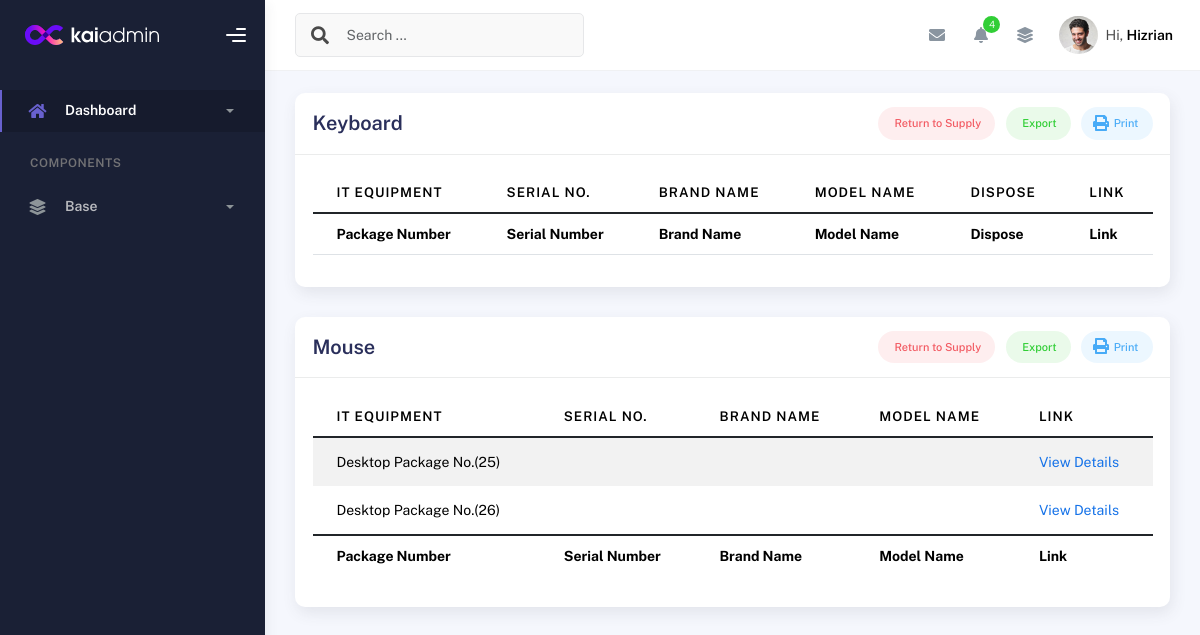
The app's page /keyboard_details/, older data.
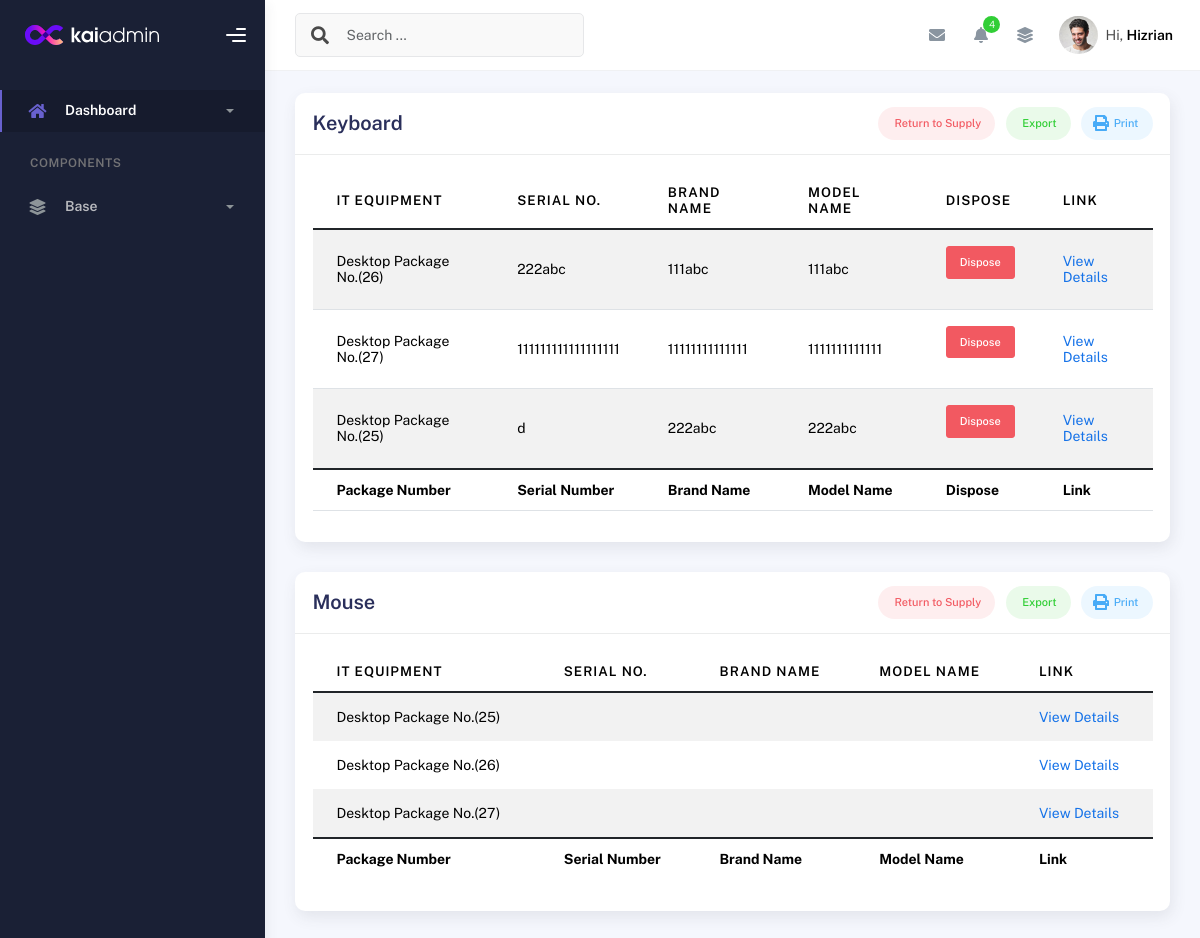
The same page, newer data.
### inventory/models.py (models this page shows, shortened)
class MouseDetails(models.Model):
    id = models.IntegerField(primary_key=True)  # Allow manual assignment
    desktop_package = models.ForeignKey(Desktop_Package, related_name='mice', on_delete=models.CASCADE)
    mouse_sn_db = models.CharField(max_length=255, null=True)
    mouse_brand_db = models.CharField(max_length=255, null=True)
    mouse_model_db = models.CharField(max_length=255, null=True)
    is_disposed = models.BooleanField(default=False)  # To indicate if the mouse is disposed

class Desktop_Package(models.Model):
    is_disposed = models.BooleanField(default=False)
    disposal_date = models.DateField(null=True, blank=True)
    created_at = models.DateTimeField(auto_now_add=True)
    updated_at = models.DateTimeField(auto_now=True)
    def __str__(self):
        return f"Desktop Package No.({self.pk})"

class KeyboardDetails(models.Model):
    id = models.IntegerField(primary_key=True)  # Allow manual assignment
    desktop_package = models.ForeignKey(Desktop_Package, related_name='keyboards', on_delete=models.CASCADE)
    keyboard_sn = models.CharField(max_length=255)
    brand = models.CharField(max_length=255)
    model = models.CharField(max_length=255)
    is_disposed = models.BooleanField(default=False)  # To indicate if the keyboard is disposed

### inventory/views.py (the view)
# urls.py: path('keyboard_details/', views.keyboard_details, name='keyboard_details'),
def keyboard_details(request):
    keyboard_details = KeyboardDetails.objects.all()
    mouse_details = MouseDetails.objects.all()
    return render(request, 'keyboard_details.html', {'keyboard_details': keyboard_details,
                                                     'mouse_details': mouse_details})

### templates/keyboard_details.html (shortened to what this page needs)
{% extends 'base.html' %}
{% block content %}
<div class="container">
  <div class="page-inner">
    <div class="row">
      <div class="col-md-12">
        <div class="card">
          <div class="card-header">
            <div class="card-head-row">
              <h4 class="card-title">Keyboard</h4>
              <div class="card-tools">
                <a href="#" class="btn btn-label-danger btn-round btn-sm me-2">
                  Return to Supply
                </a>
                <a href="#" class="btn btn-label-success btn-round btn-sm me-2">
                  Export
                </a>
                <a href="#" class="btn btn-label-info btn-round btn-sm">
                  Print
                </a>
              </div>
            </div>
          </div>
          <div class="card-body">
            <div class="table">
              <table id="multi-filter-select" class="display table table-striped table-hover">
                <thead>
                  <tr>
                    <th>IT Equipment</th>
                    <th>Serial No.</th>
                    <th>Brand Name</th>
                    <th>Model Name</th>
                    <th>Dispose</th>
                    <th>Link</th>
                  </tr>
                </thead>
                <tfoot>
                  <tr>
                    <th>Package Number</th>
                    <th>Serial Number</th>
                    <th>Brand Name</th>
                    <th>Model Name</th>
                    <th>Dispose</th>
                    <th>Link</th>
                  </tr>
                </tfoot>
                <tbody>
                  {% for keyboard in keyboard_details %}
                  {% if not keyboard.is_disposed %}
                  <tr>
                    <td>{{ keyboard.desktop_package }}</td>
                    <td>{{ keyboard.keyboard_sn }}</td>
                    <td>{{ keyboard.brand }}</td>
                    <td>{{ keyboard.model }}</td>
                    <td>
                      <form method="POST" action="{% url 'keyboard_disposed' keyboard.id %}">
                        <button type="submit" class="btn btn-danger btn-sm">Dispose</button>
                      </form>
                    </td>
                    <td>
                      <a href="{% url 'keyboard_detailed_view' keyboard.id %}">
                        <span class="sub-item">View Details</span>
                      </a>
                    </td>
                  </tr>
                  {% endif %}
                  {% endfor %}
                </tbody>
              </table>
            </div>
          </div>
        </div>
      </div>
    </div>
    <div class="row">
      <div class="col-md-12">
        <div class="card">
          <div class="card-header">
            <div class="card-head-row">
              <h4 class="card-title">Mouse</h4>
              <div class="card-tools">
                <a href="#" class="btn btn-label-danger btn-round btn-sm me-2">
                  Return to Supply
                </a>
                <a href="#" class="btn btn-label-success btn-round btn-sm me-2">
                  Export
                </a>
                <a href="#" class="btn btn-label-info btn-round btn-sm">
                  Print
                </a>
              </div>
            </div>
          </div>
          <div class="card-body">
            <div class="table-responsive">
              <table id="multi-filter-select" class="display table table-striped table-hover">
                <thead>
                  <tr>
                    <th>IT Equipment</th>
                    <th>Serial No.</th>
                    <th>Brand Name</th>
                    <th>Model Name</th>
                    <th>Link</th>
                  </tr>
                </thead>
                <tfoot>
                  <tr>
                    <th>Package Number</th>
                    <th>Serial Number</th>
                    <th>Brand Name</th>
                    <th>Model Name</th>
                    <th>Link</th>
                  </tr>
                </tfoot>
                <tbody>
                  {% for mouse in mouse_details %}
                  <tr>
                    <td>{{ mouse.desktop_package }}</td>
                    <td>{{ mouse.mouse_sn }}</td>
                    <td>{{ mouse.brand }}</td>
                    <td>{{ mouse.model }}</td>
                    <td>
                      <a href="#">
                        <span class="sub-item">View Details</span>
                      </a>
                    </td>
                  </tr>
                  {% endfor %}
                </tbody>
              </table>
            </div>
          </div>
        </div>
      </div>
    </div>
  </div>
</div>
{% endblock %}

### templates/base.html (shortened to what this page needs)
{% load static %}
<link href="https://stackpath.bootstrapcdn.com/bootstrap/5.1.3/css/bootstrap.min.css" rel="stylesheet">
<link href="https://cdnjs.cloudflare.com/ajax/libs/font-awesome/5.15.4/css/all.min.css" rel="stylesheet">
<!DOCTYPE html>
<html lang="en">
  <head>
    {% block head %}
    <link rel="stylesheet" href="{% static 'css/bootstrap.min.css' %}">
    <link rel="stylesheet" href="{% static 'css/plugins.min.css' %}">
    <link rel="stylesheet" href="{% static 'css/kaiadmin.min.css' %}">
    {% endblock %}
  </head>
  <body>
    {% block sidebar %}
    <div class="wrapper">
      <div class="sidebar" data-background-color="dark">
        <div class="sidebar-logo">
          <div class="logo-header" data-background-color="dark">
            <a href="{% url 'desktop_list_page' %}" class="logo">
              <img
                src="{% static 'img/kaiadmin/logo_light.svg' %}"
                alt="navbar brand"
                class="navbar-brand"
                height="20"
              />
            </a>
            <div class="nav-toggle">
              <button class="btn btn-toggle toggle-sidebar">
                <i class="gg-menu-right"></i>
              </button>
            </div>
          </div>
        </div>
        <div class="sidebar-wrapper scrollbar scrollbar-inner">
          <div class="sidebar-content">
            <ul class="nav nav-secondary">
              <li class="nav-item active">
                <a
                  data-bs-toggle="collapse"
                  href="#dashboard"
                  class="collapsed"
                  aria-expanded="false"
                >
                  <i class="fas fa-home"></i>
                  <p>Dashboard</p>
                  <span class="caret"></span>
                </a>
              </li>
              <li class="nav-section">
                <h4 class="text-section">Components</h4>
              </li>
              <li class="nav-item">
                <a data-bs-toggle="collapse" href="#base">
                  <i class="fas fa-layer-group"></i>
                  <p>Base</p>
                  <span class="caret"></span>
                </a>
              </li>
            </ul>
          </div>
        </div>
      </div>
       {% endblock %}
      {% block navbar %}
      <div class="main-panel">
        <div class="main-header">
          <nav
            class="navbar navbar-header navbar-header-transparent navbar-expand-lg border-bottom"
          >
            <div class="container-fluid">
              <nav
                class="navbar navbar-header-left navbar-expand-lg navbar-form nav-search p-0 d-none d-lg-flex"
              >
                <div class="input-group">
                  <div class="input-group-prepend">
                    <button type="submit" class="btn btn-search pe-1">
                      <i class="fa fa-search search-icon"></i>
                    </button>
                  </div>
                  <input
                    type="text"
                    placeholder="Search ..."
                    class="form-control"
                  />
                </div>
              </nav>
              <ul class="navbar-nav topbar-nav ms-md-auto align-items-center">
                <li class="nav-item topbar-icon dropdown hidden-caret">
                  <a
                    class="nav-link dropdown-toggle"
                    href="#"
                    id="messageDropdown"
                    role="button"
                    data-bs-toggle="dropdown"
                    aria-haspopup="true"
                    aria-expanded="false"
                  >
                    <i class="fa fa-envelope"></i>
                  </a>
                </li>
                <li class="nav-item topbar-icon dropdown hidden-caret">
                  <a
                    class="nav-link dropdown-toggle"
                    href="#"
                    id="notifDropdown"
                    role="button"
                    data-bs-toggle="dropdown"
                    aria-haspopup="true"
                    aria-expanded="false"
                  >
                    <i class="fa fa-bell"></i>
                    <span class="notification">4</span>
                  </a>
                </li>
                <li class="nav-item topbar-icon dropdown hidden-caret">
                  <a
                    class="nav-link"
                    data-bs-toggle="dropdown"
                    href="#"
                    aria-expanded="false"
                  >
                    <i class="fas fa-layer-group"></i>
                  </a>
                </li>
                <li class="nav-item topbar-user dropdown hidden-caret">
                  <a
                    class="dropdown-toggle profile-pic"
                    data-bs-toggle="dropdown"
                    href="#"
                    aria-expanded="false"
                  >
                    <div class="avatar-sm">
                      <img
                        src="assets/img/profile.jpg"
                        alt="..."
                        class="avatar-img rounded-circle"
                      />
                    </div>
                    <span class="profile-username">
                      <span class="op-7">Hi,</span>
                      <span class="fw-bold">Hizrian</span>
                    </span>
                  </a>
                </li>
              </ul>
            </div>
          </nav>
        </div>
 {% endblock %}
{% block content %}{% endblock %}
  </body>
</html>

Row changes from the older to the newer data that the page shows:
added KeyboardDetails: desktop_package "Desktop Package No.(26)", keyboard_sn "222abc", brand "111abc", model "111abc"
added KeyboardDetails: desktop_package "Desktop Package No.(27)", keyboard_sn "111111111111111111", brand "11111111111111", model "1111111111111"
added KeyboardDetails: desktop_package "Desktop Package No.(25)", keyboard_sn "d", brand "222abc", model "222abc"
added MouseDetails: desktop_package "Desktop Package No.(27)"
